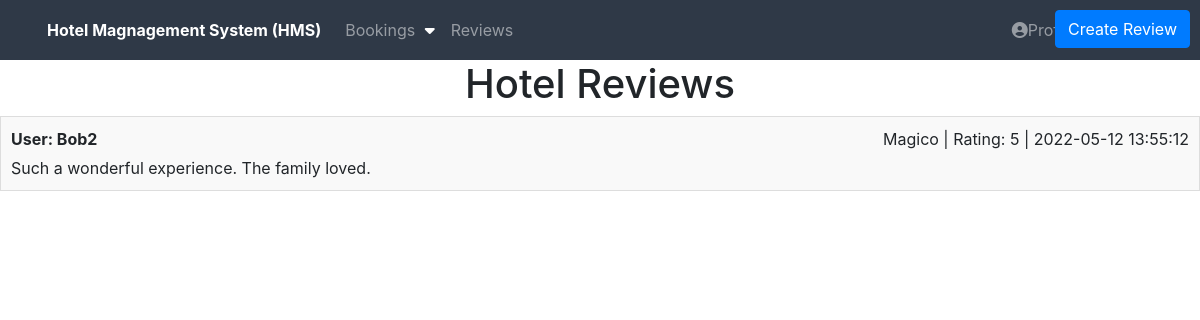
Before: /website_files/reviews/hotel_reviews.php (signed in) with the older database file.
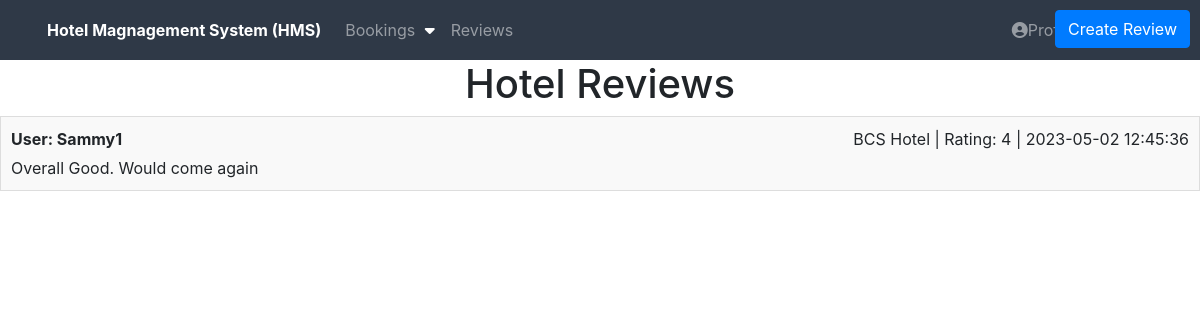
After: the same page with the newer database file.
### tables this page shows
CREATE TABLE `reviews` (
  `Review_ID` int(10) UNSIGNED NOT NULL,
  `Hotel_ID` int(10) UNSIGNED NOT NULL,
  `User_ID` int(10) UNSIGNED NOT NULL,
  `Rating` int(2) UNSIGNED NOT NULL,
  `Description` varchar(300) NOT NULL,
  `Review_Date` datetime NOT NULL
);

CREATE TABLE `users` (
  `User_ID` int(10) UNSIGNED NOT NULL,
  `FName` varchar(45) NOT NULL,
  `LName` varchar(45) NOT NULL,
  `Phone_NO` int(10) NOT NULL,
  `Email` varchar(60) NOT NULL,
  `Username` varchar(45) NOT NULL,
  `Password` varchar(45) NOT NULL,
  `User_Type` varchar(30) NOT NULL
);

CREATE TABLE `hotel` (
  `Hotel_ID` int(10) UNSIGNED NOT NULL,
  `Hotel_Name` varchar(45) NOT NULL,
  `Hotel_City` varchar(45) NOT NULL,
  `Hotel_State` varchar(45) NOT NULL,
  `Hotel_Country` varchar(45) NOT NULL
);

### website_files/reviews/hotel_reviews.php (the view, shortened to what this page needs)
<?php include "../res/head.php"; ?>
<link rel="stylesheet" href="style.css">
<div>
  <h1 class="title">Hotel Reviews</h1>
    <?php
    $q = "SELECT * FROM Reviews ORDER BY Review_Date ASC";
    $data = $conn->query($q);
    if ($data->num_rows > 0) {
        while ($row = $data->fetch_assoc()) {
            echo "<div class='review'>";
            echo "<div class='review-header'>";
            $u_name_query = $conn->query("SELECT * FROM Users WHERE User_ID = $row[User_ID]");
            $u_name = $u_name_query->fetch_assoc();
            echo "<div class='user-id'>User: " . $u_name["Username"] . "</div>";
            $h_data_query = $conn->query("SELECT * FROM Hotel WHERE Hotel_ID = $row[Hotel_ID]");
            $h_data = $h_data_query->fetch_assoc();
            echo "<div class='hotel-info'>" . $h_data["Hotel_Name"] . " | Rating: " . $row["Rating"] . " | ". $row["Review_Date"] . "</div>";
            echo "</div>";
            echo "<div class='review-description'>" . $row["Description"] . "</div>";
            echo "</div>";
        }
    } else {
        echo "<tr><td colspan='2'>0 results</td></tr>";
    }
    ?>
  <div id = "review-button">
    <a href="create_review.php" class="btn btn-primary">Create Review</a>
  </div>
  </div>

### website_files/nav/navbar.php (shortened to what this page needs)
<nav class="navtop navbar navbar-expand-md navbar-dark navbar-inverse">
    <div class = "container-fluid">
        <div class = "navbar-header">
            <a class = "nav-link" href="<?php echo $backup . "login/home.php"?>">Hotel Magnagement System (HMS)</a>
        </div>
        <div class = "collapse navbar-collapse">
            <ul class = "navbar-nav">
                <li class="nav-item dropdown">
                    <a class = "nav-link" href="<?php echo $backup . "bookings/bookings.php"?>">
                        Bookings
                    <?php
                    if ($_SESSION["employee_jobtype"] === "Administrator" || $_SESSION["employee_jobtype"] === "Receptionist") {
                            ?>
                        <i class="fa fa-caret-down nav-carat"></i>
                        </a>
                    <?php } else { ?>
                        </a>
                    <?php } ?>
                </li>
                <li class = "nav-item">
                    <a class = "nav-link" href="<?php echo $backup . "reviews/hotel_reviews.php"?>"><i class="fas"></i>Reviews</a>
                </li>
            </ul>
            <ul class = "nav navbar-nav ml-auto">
                <li class = "nav-item">
                    <a class = "nav-link" href="<?php echo $backup . "login/profile.php"?>"><i class="fas fa-user-circle"></i>Profile</a>
                </li>
                <li class = "nav-item">
                    <a class = "nav-link" href="<?php echo $backup . "login/logout.php"?>"><i class="fas fa-sign-out-alt"></i>Logout</a>
                </li>
            </ul>
        </div>
    </div>
</nav>

### website_files/res/head.php (shortened to what this page needs)
<?php
$path = getcwd() . "/";
$path = str_replace('\\', '/', $path);
$path_parts = explode('/website_files/', $path);
$local_path = array_pop($path_parts);
$folder_depth = substr_count($local_path, "/");
$backup = "";
for ($i = 0; $i < $folder_depth; $i++) {
    $backup .= "../";
}
include $backup . "res/table_editor.php";
include $backup . "nav/navbar.php";
?>
<!doctype html>
<link rel="stylesheet" href="https://cdn.jsdelivr.net/npm/bootstrap@4.3.1/dist/css/bootstrap.min.css">
<link rel="stylesheet" href="<?php echo $backup . "res/main.css";?>" type="text/css">
<link rel="stylesheet" href="https://cdnjs.cloudflare.com/ajax/libs/font-awesome/6.1.2/css/all.min.css">

### website_files/res/main.css (style rules this page uses)
.navtop { background-color: #2f3947; height: 60px; width: 100%; border: 0; }
nav .navbar-header a { color: white !important; font-weight: bold; }
.dropdown { margin-top: auto; margin-bottom: auto; }
.nav-carat { margin-left: 5px; color: white; }

### website_files/reviews/style.css (style rules this page uses)
#review-button { position: absolute; top: 10px; right: 10px; }
.title { text-align: center; }
.review { background-color: #f9f9f9; border: 1px solid #ddd; padding: 10px; margin-bottom: 10px; }
.review-header { display: flex; justify-content: space-between; margin-bottom: 5px; }
.user-id { font-weight: bold; }
.hotel-info { font-style: normal; }
.review-description { margin-top: 5px; }

Changed rows visible on the page:
removed reviews: users.Username "Bob2", Hotel_ID.Hotel_Name "Magico", Rating "5", Review_Date "2022-05-12 13:55:12", Description "Such a wonderful experience. The family loved."
added reviews: users.Username "Sammy1", Hotel_ID.Hotel_Name "BCS Hotel", Rating "4", Review_Date "2023-05-02 12:45:36", Description "Overall Good. Would come again"
